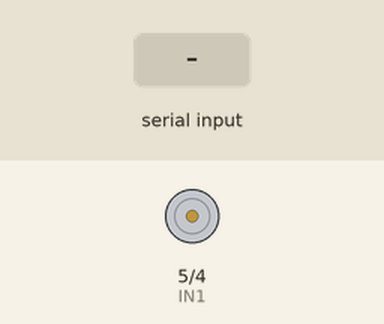
Simulated run of this sketch. Board: Arduino Uno, built with avr-gcc and run on an emulated ATmega328P. On the bench: motor-driver pin pairs drawn as motors (green arrow = first pin HIGH = forward, orange = second pin HIGH = backward, longer = more drive). The inputs (shaded band) are chosen by the test bench. What the sketch prints to the serial monitor is not drawn.

Above: at 1.2 s.
1.3 s: "x" received over Serial
At 2.6 s:
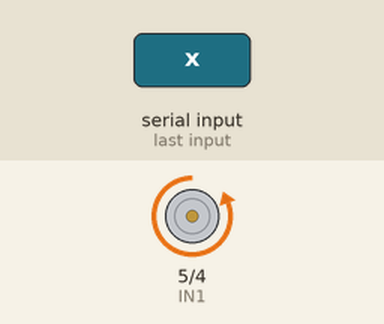
Timing chart, 0 to 4.3 s (numbered marks = the images above; inputs shaded):
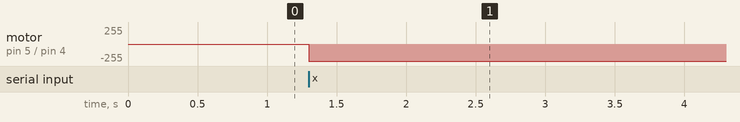

Measured:
- after the input at 1.3 s, motor on pin 5 (IN1) / pin 4 (IN2): stopped → backward 255/255 at once

The sketch:

_--6new.ino
```cpp
#include <SoftwareSerial.h>

char key;
int IN1 = 5;
int IN2 = 4;

// Line message function placeholder (assuming integration elsewhere)
void sendLineMessage(const char* message) {
    Serial.println(message); // Replace with actual LINE API integration
}

void setup() {
    Serial.begin(9600);
    pinMode(IN1, OUTPUT);
    pinMode(IN2, OUTPUT);
    digitalWrite(IN1, LOW);
    digitalWrite(IN2, LOW);
}

void loop() {
    if (Serial.available()) {
        key = Serial.read();
    } else {
        key = 'z';  // Default case when no input
    }

    if (key == 'x') {  // Command to start the motor (rotate left)
        digitalWrite(IN1, LOW);
        digitalWrite(IN2, HIGH);
        sendLineMessage("การซักผ้าเริ่มต้นเรียบร้อย ผ้าของคุณกำลังซัก");
        delay(60000);  // Simulate motor running for 1 minute

        // Stop left rotation and start right rotation
        digitalWrite(IN1, HIGH);
        digitalWrite(IN2, LOW);
        sendLineMessage("การทำงานเสร็จเรียบร้อยแล้ว กรุณานำผ้าออก");
        delay(3000);  // Simulate brief right rotation to indicate stopping

        digitalWrite(IN1, LOW);
        digitalWrite(IN2, LOW);
    }

    if (key == 'y') {  // Command to clean the washing machine
        digitalWrite(IN1, HIGH);
        digitalWrite(IN2, LOW);
        delay(3000);  // Simulate cleaning process for 3 seconds
        digitalWrite(IN1, LOW);
        digitalWrite(IN2, LOW);
    }

    if (key == 'z') {  // Command to stop and notify completion
        digitalWrite(IN1, LOW);
        digitalWrite(IN2, LOW);
    }
}
```
